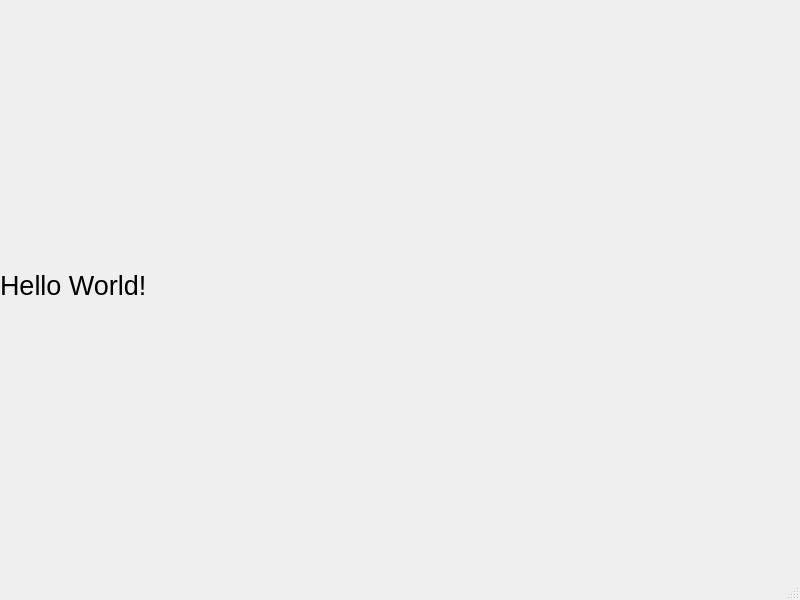
<?xml version="1.0" encoding="UTF-8"?>
<ui version="4.0">
 <class>MainWindow</class>
 <widget class="QMainWindow" name="MainWindow">
  <property name="geometry">
   <rect>
    <x>0</x>
    <y>0</y>
    <width>800</width>
    <height>600</height>
   </rect>
  </property>
  <property name="windowTitle">
   <string>Cute</string>
  </property>
  <property name="windowIcon">
   <iconset>
    <normaloff>C:/Users/swast/Pictures/1300674954_A_dream_of_a_distant_galaxy__sci_fi__ultradetailed__8k.png</normaloff>C:/Users/swast/Pictures/1300674954_A_dream_of_a_distant_galaxy__sci_fi__ultradetailed__8k.png</iconset>
  </property>
  <widget class="QWidget" name="centralwidget">
   <widget class="QWidget" name="gridLayoutWidget">
    <property name="geometry">
     <rect>
      <x>0</x>
      <y>0</y>
      <width>801</width>
      <height>571</height>
     </rect>
    </property>
    <layout class="QGridLayout" name="gridLayout_2">
     <item row="0" column="0">
      <widget class="QLabel" name="label">
       <property name="font">
        <font>
         <pointsize>20</pointsize>
        </font>
       </property>
       <property name="cursor">
        <cursorShape>IBeamCursor</cursorShape>
       </property>
       <property name="text">
        <string>Hello World!</string>
       </property>
      </widget>
     </item>
    </layout>
   </widget>
  </widget>
  <widget class="QStatusBar" name="statusbar"/>
  <widget class="QMenuBar" name="menubar">
   <property name="geometry">
    <rect>
     <x>0</x>
     <y>0</y>
     <width>800</width>
     <height>26</height>
    </rect>
   </property>
  </widget>
 </widget>
 <resources/>
 <connections/>
</ui>
